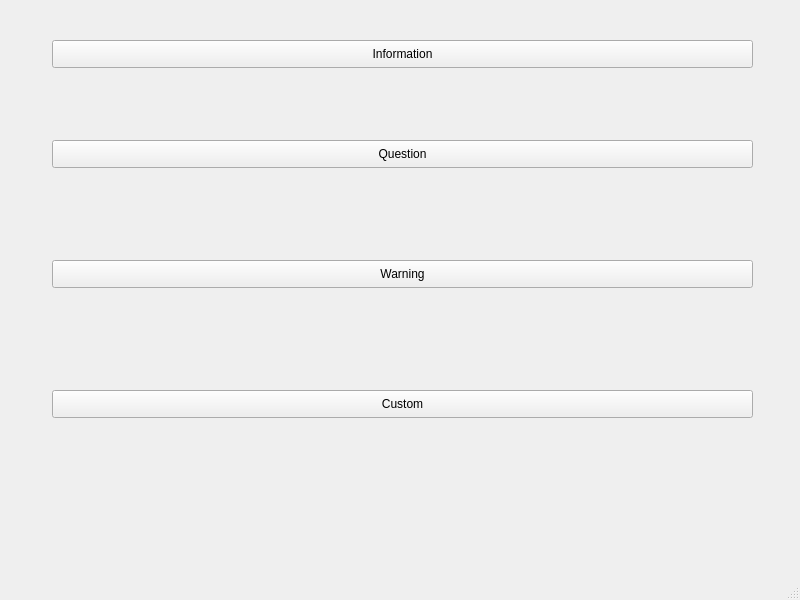
<?xml version="1.0" encoding="UTF-8"?>
<ui version="4.0">
 <class>MainWindowsubi</class>
 <widget class="QMainWindow" name="MainWindowsubi">
  <property name="geometry">
   <rect>
    <x>0</x>
    <y>0</y>
    <width>800</width>
    <height>600</height>
   </rect>
  </property>
  <property name="windowTitle">
   <string>MainWindowsubi</string>
  </property>
  <widget class="QWidget" name="centralwidget">
   <widget class="QPushButton" name="pushButton">
    <property name="geometry">
     <rect>
      <x>52</x>
      <y>40</y>
      <width>701</width>
      <height>28</height>
     </rect>
    </property>
    <property name="text">
     <string>Information</string>
    </property>
   </widget>
   <widget class="QPushButton" name="pushButton_2">
    <property name="geometry">
     <rect>
      <x>52</x>
      <y>140</y>
      <width>701</width>
      <height>28</height>
     </rect>
    </property>
    <property name="text">
     <string>Question</string>
    </property>
   </widget>
   <widget class="QPushButton" name="pushButton_3">
    <property name="geometry">
     <rect>
      <x>52</x>
      <y>260</y>
      <width>701</width>
      <height>28</height>
     </rect>
    </property>
    <property name="text">
     <string>Warning</string>
    </property>
   </widget>
   <widget class="QPushButton" name="pushButton_4">
    <property name="geometry">
     <rect>
      <x>52</x>
      <y>390</y>
      <width>701</width>
      <height>28</height>
     </rect>
    </property>
    <property name="text">
     <string>Custom</string>
    </property>
   </widget>
  </widget>
  <widget class="QMenuBar" name="menubar">
   <property name="geometry">
    <rect>
     <x>0</x>
     <y>0</y>
     <width>800</width>
     <height>26</height>
    </rect>
   </property>
  </widget>
  <widget class="QStatusBar" name="statusbar"/>
 </widget>
 <resources/>
 <connections/>
</ui>
